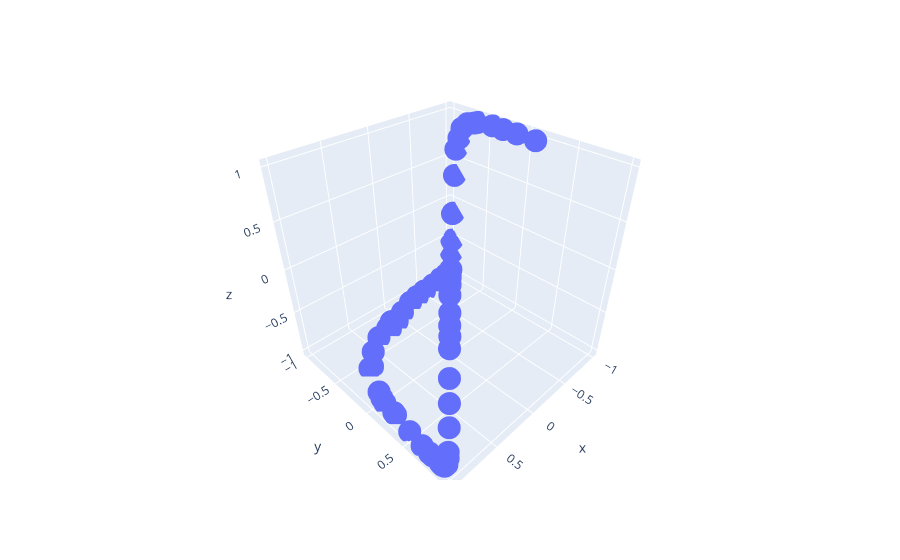

Notebook code for this chart:
### Code cell
import plotly.express as px
px.scatter_3d(
    x=chart_data[:, 3], 
    y=chart_data[:, 4], 
    z=chart_data[:, 2])
